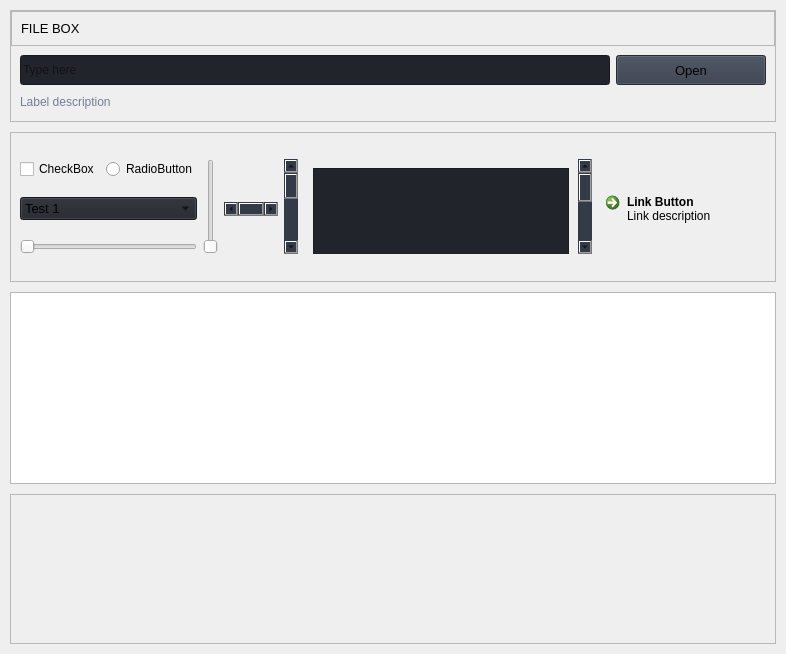
                <widget class="QWidget" name="widgets">
                 <property name="styleSheet">
                  <string notr="true">b</string>
                 </property>
                 <layout class="QVBoxLayout" name="verticalLayout_4">
                  <property name="spacing">
                   <number>10</number>
                  </property>
                  <property name="leftMargin">
                   <number>10</number>
                  </property>
                  <property name="topMargin">
                   <number>10</number>
                  </property>
                  <property name="rightMargin">
                   <number>10</number>
                  </property>
                  <property name="bottomMargin">
                   <number>10</number>
                  </property>
                  <item>
                   <widget class="QFrame" name="row_1">
                    <property name="frameShape">
                     <enum>QFrame::StyledPanel</enum>
                    </property>
                    <property name="frameShadow">
                     <enum>QFrame::Raised</enum>
                    </property>
                    <layout class="QVBoxLayout" name="verticalLayout_16">
                     <property name="spacing">
                      <number>0</number>
                     </property>
                     <property name="leftMargin">
                      <number>0</number>
                     </property>
                     <property name="topMargin">
                      <number>0</number>
                     </property>
                     <property name="rightMargin">
                      <number>0</number>
                     </property>
                     <property name="bottomMargin">
                      <number>0</number>
                     </property>
                     <item>
                      <widget class="QFrame" name="frame_div_content_1">
                       <property name="minimumSize">
                        <size>
                         <width>0</width>
                         <height>110</height>
                        </size>
                       </property>
                       <property name="maximumSize">
                        <size>
                         <width>16777215</width>
                         <height>110</height>
                        </size>
                       </property>
                       <property name="frameShape">
                        <enum>QFrame::NoFrame</enum>
                       </property>
                       <property name="frameShadow">
                        <enum>QFrame::Raised</enum>
                       </property>
                       <layout class="QVBoxLayout" name="verticalLayout_17">
                        <property name="spacing">
                         <number>0</number>
                        </property>
                        <property name="leftMargin">
                         <number>0</number>
                        </property>
                        <property name="topMargin">
                         <number>0</number>
                        </property>
                        <property name="rightMargin">
                         <number>0</number>
                        </property>
                        <property name="bottomMargin">
                         <number>0</number>
                        </property>
                        <item>
                         <widget class="QFrame" name="frame_title_wid_1">
                          <property name="maximumSize">
                           <size>
                            <width>16777215</width>
                            <height>35</height>
                           </size>
                          </property>
                          <property name="frameShape">
                           <enum>QFrame::StyledPanel</enum>
                          </property>
                          <property name="frameShadow">
                           <enum>QFrame::Raised</enum>
                          </property>
                          <layout class="QVBoxLayout" name="verticalLayout_18">
                           <item>
                            <widget class="QLabel" name="labelBoxBlenderInstalation">
                             <property name="font">
                              <font>
                               <family>Segoe UI</family>
                               <pointsize>10</pointsize>
                               <weight>50</weight>
                               <italic>false</italic>
                               <bold>false</bold>
                              </font>
                             </property>
                             <property name="styleSheet">
                              <string notr="true"/>
                             </property>
                             <property name="text">
                              <string>FILE BOX</string>
                             </property>
                            </widget>
                           </item>
                          </layout>
                         </widget>
                        </item>
                        <item>
                         <widget class="QFrame" name="frame_content_wid_1">
                          <property name="frameShape">
                           <enum>QFrame::NoFrame</enum>
                          </property>
                          <property name="frameShadow">
                           <enum>QFrame::Raised</enum>
                          </property>
                          <layout class="QHBoxLayout" name="horizontalLayout_9">
                           <item>
                            <layout class="QGridLayout" name="gridLayout">
                             <property name="bottomMargin">
                              <number>0</number>
                             </property>
                             <item row="0" column="0">
                              <widget class="QLineEdit" name="lineEdit">
                               <property name="minimumSize">
                                <size>
                                 <width>0</width>
                                 <height>30</height>
                                </size>
                               </property>
                               <property name="styleSheet">
                                <string notr="true">background-color: rgb(33, 37, 43);</string>
                               </property>
                               <property name="text">
                                <string/>
                               </property>
                               <property name="placeholderText">
                                <string>Type here</string>
                               </property>
                              </widget>
                             </item>
                             <item row="0" column="1">
                              <widget class="QPushButton" name="pushButton_2">
                               <property name="minimumSize">
                                <size>
                                 <width>150</width>
                                 <height>30</height>
                                </size>
                               </property>
                               <property name="font">
                                <font>
                                 <family>Segoe UI</family>
                                 <pointsize>10</pointsize>
                                 <weight>50</weight>
                                 <italic>false</italic>
                                 <bold>false</bold>
                                </font>
                               </property>
                               <property name="cursor">
                                <cursorShape>PointingHandCursor</cursorShape>
                               </property>
                               <property name="styleSheet">
                                <string notr="true">background-color: rgb(52, 59, 72);</string>
                               </property>
                               <property name="text">
                                <string>Open</string>
                               </property>
                               <property name="icon">
                                <iconset resource="../../../../../projects/BLE-PyDex/resources.qrc">
                                 <normaloff>:/icons/images/icons/cil-folder-open.png</normaloff>:/icons/images/icons/cil-folder-open.png</iconset>
                               </property>
                              </widget>
                             </item>
                             <item row="1" column="0" colspan="2">
                              <widget class="QLabel" name="labelVersion_3">
                               <property name="styleSheet">
                                <string notr="true">color: rgb(113, 126, 149);</string>
                               </property>
                               <property name="lineWidth">
                                <number>1</number>
                               </property>
                               <property name="text">
                                <string>Label description</string>
                               </property>
                               <property name="alignment">
                                <set>Qt::AlignLeading|Qt::AlignLeft|Qt::AlignVCenter</set>
                               </property>
                              </widget>
                             </item>
                            </layout>
                           </item>
                          </layout>
                         </widget>
                        </item>
                       </layout>
                      </widget>
                     </item>
                    </layout>
                   </widget>
                  </item>
                  <item>
                   <widget class="QFrame" name="row_2">
                    <property name="minimumSize">
                     <size>
                      <width>0</width>
                      <height>150</height>
                     </size>
                    </property>
                    <property name="frameShape">
                     <enum>QFrame::StyledPanel</enum>
                    </property>
                    <property name="frameShadow">
                     <enum>QFrame::Raised</enum>
                    </property>
                    <layout class="QVBoxLayout" name="verticalLayout_19">
                     <item>
                      <layout class="QGridLayout" name="gridLayout_2">
                       <item row="0" column="0">
                        <widget class="AnimatedToggle" name="checkBox">
                         <property name="autoFillBackground">
                          <bool>false</bool>
                         </property>
                         <property name="styleSheet">
                          <string notr="true"/>
                         </property>
                         <property name="text">
                          <string>CheckBox</string>
                         </property>
                        </widget>
                       </item>
                       <item row="0" column="1">
                        <widget class="QRadioButton" name="radioButton">
                         <property name="styleSheet">
                          <string notr="true"/>
                         </property>
                         <property name="text">
                          <string>RadioButton</string>
                         </property>
                        </widget>
                       </item>
                       <item row="0" column="2" rowspan="3">
                        <widget class="QSlider" name="verticalSlider">
                         <property name="styleSheet">
                          <string notr="true"/>
                         </property>
                         <property name="orientation">
                          <enum>Qt::Vertical</enum>
                         </property>
                        </widget>
                       </item>
                       <item row="0" column="4" rowspan="3">
                        <widget class="QScrollBar" name="verticalScrollBar">
                         <property name="styleSheet">
                          <string notr="true"> QScrollBar:vertical { background: rgb(52, 59, 72); }
 QScrollBar:horizontal { background: rgb(52, 59, 72); }</string>
                         </property>
                         <property name="orientation">
                          <enum>Qt::Vertical</enum>
                         </property>
                        </widget>
                       </item>
                       <item row="0" column="5" rowspan="3">
                        <widget class="QScrollArea" name="scrollArea">
                         <property name="styleSheet">
                          <string notr="true"> QScrollBar:vertical {
    background: rgb(52, 59, 72);
 }
 QScrollBar:horizontal {
    background: rgb(52, 59, 72);
 }</string>
                         </property>
                         <property name="frameShape">
                          <enum>QFrame::NoFrame</enum>
                         </property>
                         <property name="verticalScrollBarPolicy">
                          <enum>Qt::ScrollBarAlwaysOn</enum>
                         </property>
                         <property name="horizontalScrollBarPolicy">
                          <enum>Qt::ScrollBarAsNeeded</enum>
                         </property>
                         <property name="widgetResizable">
                          <bool>true</bool>
                         </property>
                         <widget class="QWidget" name="scrollAreaWidgetContents">
                          <property name="geometry">
                           <rect>
                            <x>0</x>
                            <y>0</y>
                            <width>218</width>
                            <height>218</height>
                           </rect>
                          </property>
                          <property name="styleSheet">
                           <string notr="true"> QScrollBar:vertical {
	border: none;
    background: rgb(52, 59, 72);
    width: 14px;
    margin: 21px 0 21px 0;
	border-radius: 0px;
 }</string>
                          </property>
                          <layout class="QHBoxLayout" name="horizontalLayout_11">
                           <item>
                            <widget class="QPlainTextEdit" name="plainTextEdit">
                             <property name="minimumSize">
                              <size>
                               <width>200</width>
                               <height>200</height>
                              </size>
                             </property>
                             <property name="styleSheet">
                              <string notr="true">background-color: rgb(33, 37, 43);</string>
                             </property>
                            </widget>
                           </item>
                          </layout>
                         </widget>
                        </widget>
                       </item>
                       <item row="1" column="0" colspan="2">
                        <widget class="QComboBox" name="comboBox">
                         <property name="font">
                          <font>
                           <family>Segoe UI</family>
                           <pointsize>10</pointsize>
                           <weight>50</weight>
                           <italic>false</italic>
                           <bold>false</bold>
                          </font>
                         </property>
                         <property name="autoFillBackground">
                          <bool>false</bool>
                         </property>
                         <property name="styleSheet">
                          <string notr="true">background-color: rgb(33, 37, 43);</string>
                         </property>
                         <property name="iconSize">
                          <size>
                           <width>16</width>
                           <height>16</height>
                          </size>
                         </property>
                         <property name="frame">
                          <bool>true</bool>
                         </property>
                         <item>
                          <property name="text">
                           <string>Test 1</string>
                          </property>
                         </item>
                         <item>
                          <property name="text">
                           <string>Test 2</string>
                          </property>
                         </item>
                         <item>
                          <property name="text">
                           <string>Test 3</string>
                          </property>
                         </item>
                        </widget>
                       </item>
                       <item row="1" column="3">
                        <widget class="QScrollBar" name="horizontalScrollBar">
                         <property name="sizePolicy">
                          <sizepolicy hsizetype="Expanding" vsizetype="Fixed">
                           <horstretch>0</horstretch>
                           <verstretch>0</verstretch>
                          </sizepolicy>
                         </property>
                         <property name="styleSheet">
                          <string notr="true"> QScrollBar:vertical { background: rgb(52, 59, 72); }
 QScrollBar:horizontal { background: rgb(52, 59, 72); }</string>
                         </property>
                         <property name="orientation">
                          <enum>Qt::Horizontal</enum>
                         </property>
                        </widget>
                       </item>
                       <item row="1" column="6">
                        <widget class="QCommandLinkButton" name="commandLinkButton">
                         <property name="cursor">
                          <cursorShape>PointingHandCursor</cursorShape>
                         </property>
                         <property name="styleSheet">
                          <string notr="true"/>
                         </property>
                         <property name="text">
                          <string>Link Button</string>
                         </property>
                         <property name="icon">
                          <iconset resource="../../../../../projects/BLE-PyDex/resources.qrc">
                           <normaloff>:/icons/images/icons/cil-link.png</normaloff>:/icons/images/icons/cil-link.png</iconset>
                         </property>
                         <property name="description">
                          <string>Link description</string>
                         </property>
                        </widget>
                       </item>
                       <item row="2" column="0" colspan="2">
                        <widget class="QSlider" name="horizontalSlider">
                         <property name="styleSheet">
                          <string notr="true"/>
                         </property>
                         <property name="orientation">
                          <enum>Qt::Horizontal</enum>
                         </property>
                        </widget>
                       </item>
                      </layout>
                     </item>
                    </layout>
                   </widget>
                  </item>
                  <item>
                   <widget class="QTableWidget" name="tableWidget"/>
                  </item>
                  <item>
                   <widget class="QFrame" name="row_3">
                    <property name="minimumSize">
                     <size>
                      <width>0</width>
                      <height>150</height>
                     </size>
                    </property>
                    <property name="frameShape">
                     <enum>QFrame::StyledPanel</enum>
                    </property>
                    <property name="frameShadow">
                     <enum>QFrame::Raised</enum>
                    </property>
                    <layout class="QHBoxLayout" name="horizontalLayout_12">
                     <property name="spacing">
                      <number>0</number>
                     </property>
                     <property name="leftMargin">
                      <number>0</number>
                     </property>
                     <property name="topMargin">
                      <number>0</number>
                     </property>
                     <property name="rightMargin">
                      <number>0</number>
                     </property>
                     <property name="bottomMargin">
                      <number>0</number>
                     </property>
                    </layout>
                   </widget>
                  </item>
                 </layout>
                </widget>
